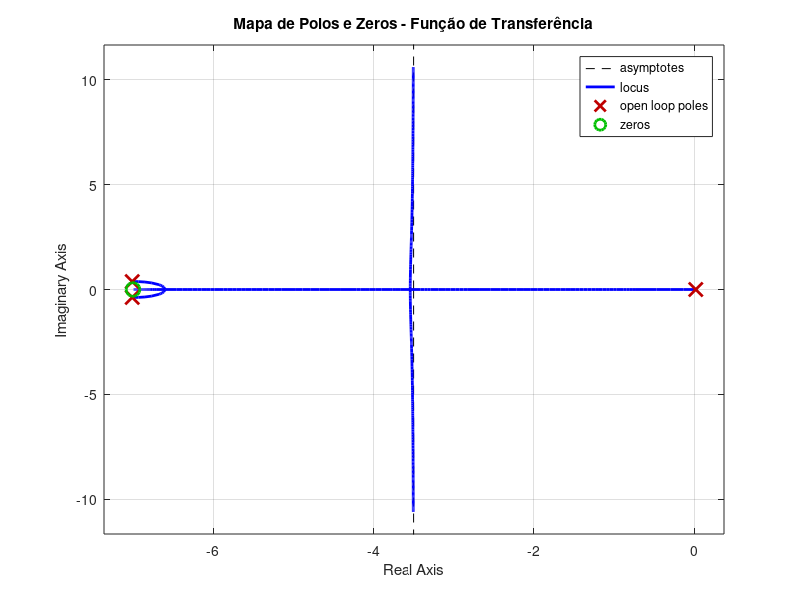
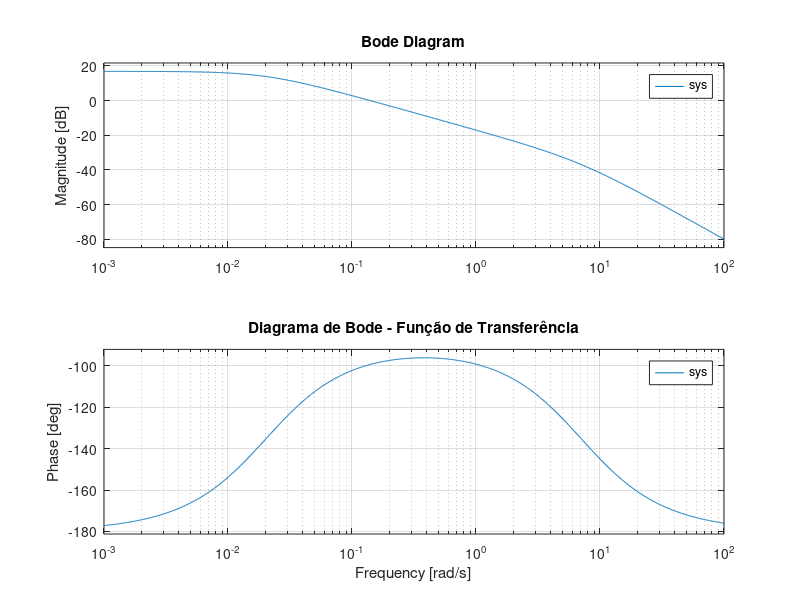
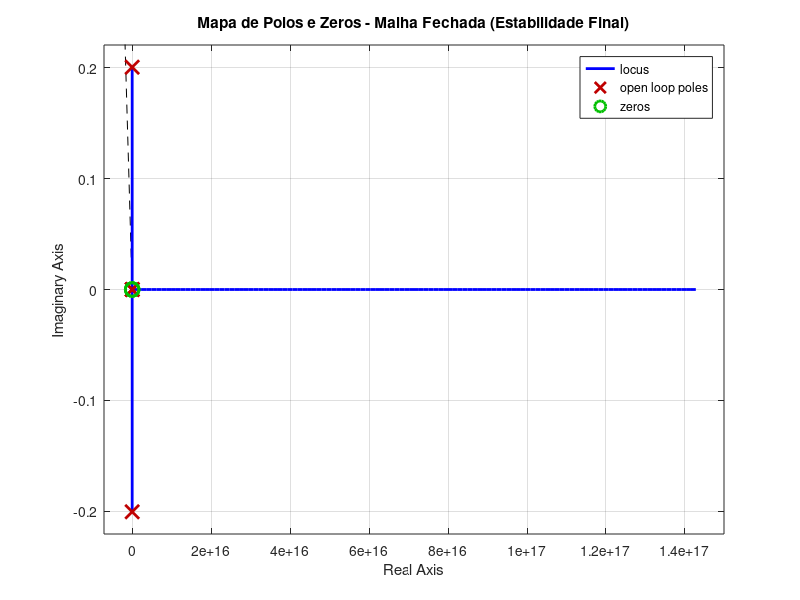
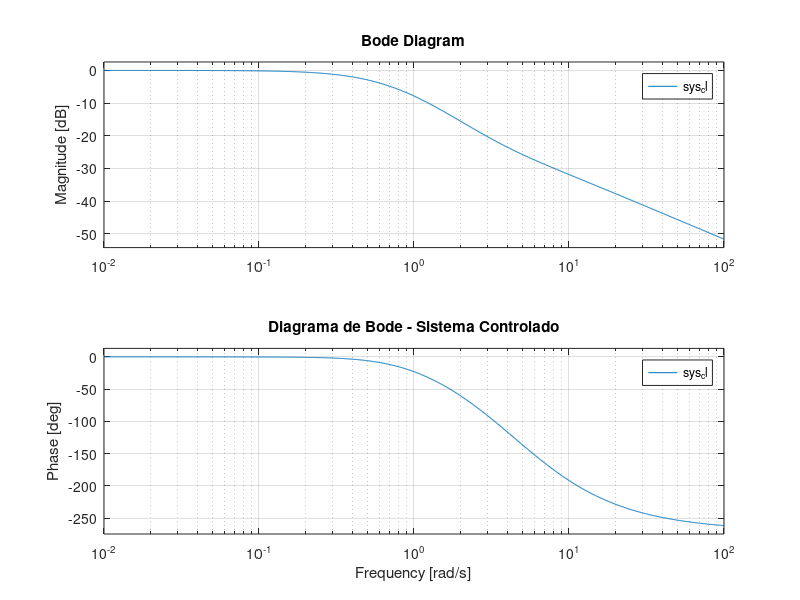

MATLAB code for these plots, in order: (Note: this script raises an error after producing the figures.)
clc, clear, close all;
%% Dados iniciais

a = 1;
b = 7;
c = 0;
d = 1;
e = 7;

%% Termos da função de transferência

a_1 = a*d;
b_1 = (a*e+b*d);
c_1 = (b*e+c*d);
d_1 = (c*e-1);


% Definindo a função de transferência
s = tf('s');

ft = (d*s + e) / (a_1*s^3+b_1*s^2+c_1*s+d_1);

%% Plot das raízes

sys=tf([d e], [a_1 b_1 c_1 d_1]);
figure;
rlocus(sys);
title('Mapa de Polos e Zeros - Função de Transferência');
% print('RootLocus_transfer_fcn', '-dpdf'); % Salva a figura em PDF
exportgraphics(gcf, 'RootLocus_transfer_fcn.pdf', 'ContentType', 'vector');


%% Plot do diagrama de bode
figure;
bode(sys);
title('Diagrama de Bode - Função de Transferência');
% print('Bode_transfer_fcn', '-dpdf'); % Salva a figura em PDF
exportgraphics(gcf, 'Bode_transfer_fcn.pdf', 'ContentType', 'vector');

%% Parâmetros do PID

K_cr = (a*d*(b*e+c*d))/(a*e+b*d);

P_cr = (c*e-1)/(a*d);

Kp = 0.6*K_cr;

Ti = 0.5*P_cr;

Td = 0.125*P_cr;

%% Montagem da Função de Transferência do PID

Gc = Kp * (1 + (1/(Ti*s)) + (Td*s));

%% Função transferência resultante
ft_r = Gc*sys;

%% Análise em Malha Aberta
figure;
rlocus(ft_r); 
title('Mapa de Polos e Zeros - Malha Aberta');

%% Análise em Malha Fechada (Sistema com Realimentação)
% Para ver a estabilidade REAL do sistema final, fechamos a malha:
sys_cl = feedback(ft_r, 1); % Assume realimentação unitária negativa

figure;
rlocus(sys_cl);
title('Mapa de Polos e Zeros - Malha Fechada (Estabilidade Final)');
% print('RootLocus_sistema_controlado', '-dpdf');
exportgraphics(gcf, 'RootLocus_sistema_controlado.pdf', 'ContentType', 'vector');


%%
figure;
bode(sys_cl);
title('Diagrama de Bode - Sistema Controlado');
% print('bode_sistema_controlado', '-dpdf');
exportgraphics(gcf, 'bode_sistema_controlado.pdf', 'ContentType', 'vector');

%% Simulação com simulink

simulink

%% salvar pdfs
dados = out.ScopeData; 

% Criar uma figura nova
figure('Color', 'w');
plot(dados.time, dados.signals.values, 'LineWidth', 1.5);


grid on;
xlabel('Tempo (s)');
ylabel('Amplitude');
title('Resposta ao Degrau do Sistema com PID');
set(gca, 'FontSize', 12);

% EXPORTAR PARA PDF (VETORIAL)
exportgraphics(gcf, 'resposta_degrau_pid_tune_fast.pdf', 'ContentType', 'vector');